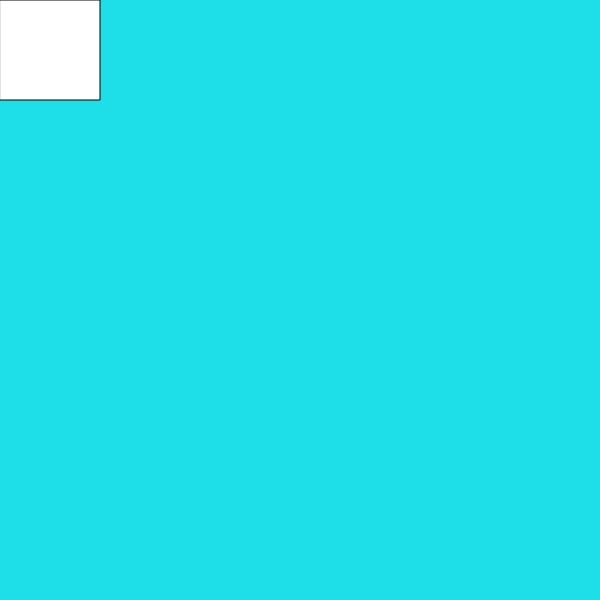
Frame 1 (no input)
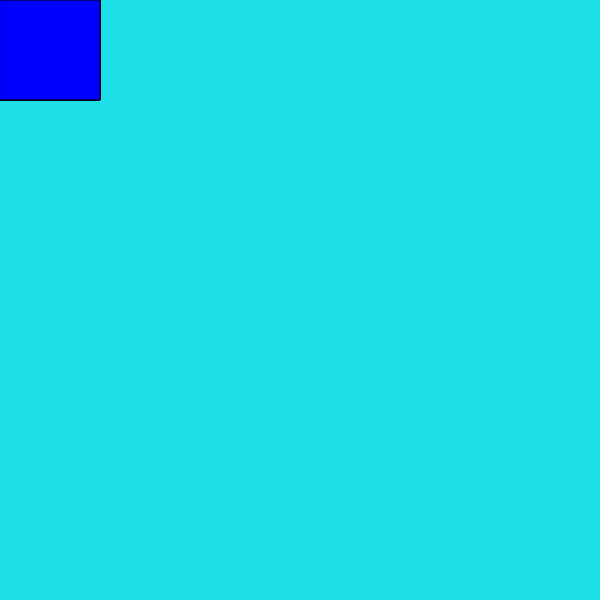
Frame 60 (no input)
Frame 120 (the mouse pressed at the canvas centre since frame 60): identical to frame 60, image omitted

The p5.js sketch that drew these frames (run headless with seeded random() and noise() and a simulated clock; from frame 60 on, the mouse is pressed at the canvas centre):

// p5.js sketch
// ── sketch.js
// Click Box Project

let color = "blue"
let squareX = 0;
let squareY = 0;
let squareSize = 100;

function setup(){
    createCanvas(600, 600);
    background(30, 222, 232);
}

function draw(){
    square(squareX, squareY, squareSize);
    fill(color)
}

function mouseClicked(){
    let limit = dist(squareX + (squareSize/2), squareY + (squareSize/2), mouseX, mouseY);
    let maxDistance = (Math.sqrt(Math.pow(squareSize/2, 2) + Math.pow(squareSize/2, 2)))
    if (limit <= maxDistance){
        color = color === "blue" ? "red": "blue";
    }
}

function keyPressed(){
    if (keyCode === 32){
        color = color === "blue" ? "red": "blue";
    } 
}
